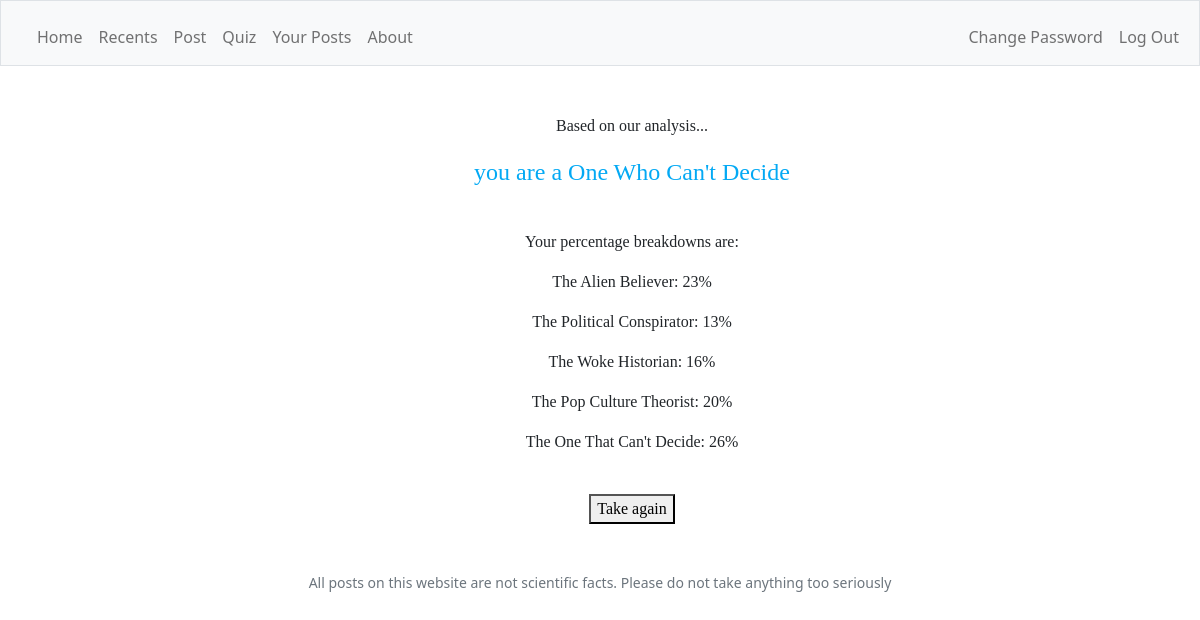
The page /results (signed in) on the database its author committed.
### tables this page shows
CREATE TABLE quiz (username TEXT NOT NULL UNIQUE, alien INTEGER, politics INTEGER, history INTEGER,  misc INTEGER, popcult INTEGER, skeptic INTEGER, result TEXT, believer INTEGER, wellround INTEGER);

### app.py (the view)
@app.route("/results", methods=["GET", "POST"])
@login_required
def results():
    if request.method == "POST":
        return redirect("/questions")
    else:
        quizResults = db.execute("SELECT * FROM quiz WHERE username = ?", session["user_id"])
        if quizResults[0]["wellround"] == 1:
            results = "Well-Rounder"
            if quizResults[0]["skeptic"] == 1:
                results = "Skeptic"
            if quizResults[0]["believer"] == 1:
                results = "True Believer"
        else:
            results = quizResults[0]["result"]
        return render_template("results.html", results=results, quizResults=quizResults)

### app.py (called while the page is built)
@app.after_request
def after_request(response):
    response.headers["Cache-Control"] = "no-cache, no-store, must-revalidate"
    response.headers["Expires"] = 0
    response.headers["Pragma"] = "no-cache"
    return response

### helpers.py (called while the page is built)
def login_required(f):
    @wraps(f)
    def decorated_function(*args, **kwargs):
        if session.get("user_id") is None:
            return redirect("/login")
        return f(*args, **kwargs)
    return decorated_function

### templates/results.html (shortened to what this page needs)
<!DOCTYPE html>
<html lang="en">
    <head>
        <link href="https://cdn.jsdelivr.net/npm/bootstrap@5.1.3/dist/css/bootstrap.min.css" rel="stylesheet">
        <link href="/static/styles.css" rel="stylesheet">
    </head>
    <body>
        <nav class="bg-light border navbar navbar-expand-md navbar-light">
            <div class="container-fluid">
                <div class="collapse navbar-collapse" id="navbar">
                    {% if session["user_id"] %}
                        <ul class="navbar-nav me-auto mt-2">
                            <li class="nav-item"><a class="nav-link" href="/">Home</a></li>
                            <li class="nav-item"><a class="nav-link" href="/recents">Recents</a></li>
                            <li class="nav-item"><a class="nav-link" href="/post">Post</a></li>
                            <li class="nav-item"><a class="nav-link" href="/quiz">Quiz</a></li>
                            <li class="nav-item"><a class="nav-link" href="/your-posts">Your Posts</a></li>
                            <li class="nav-item"><a class="nav-link" href="/about">About</a></li>
                        </ul>
                        <ul class="navbar-nav ms-auto mt-2">
                            <li class="nav-item"><a class="nav-link" href="/change">Change Password</a></li>
                            <li class="nav-item"><a class="nav-link" href="/logout">Log Out</a></li>
                        </ul>
                    {% else %}
                        <ul class="navbar-nav ms-auto mt-2">
                            <li class="nav-item"><a class="nav-link" href="/register">Register</a></li>
                            <li class="nav-item"><a class="nav-link" href="/login">Log In</a></li>
                        </ul>
                    {% endif %}
                </div>
            </div>
        </nav>
        <main class="container-fluid py-5 text-center">
            {% block main %}
                <div class="container">
                    <p>Based on our analysis...</p>
                    <p class="crimson large">you are a {{ results }}</p>
                </div>
                <br>
                <div class="container">
                    <p>Your percentage breakdowns are: </p>
                    {% for percentage in quizResults %}
                        <p>The Alien Believer: {{ percentage.alien }}%</p>
                        <p>The Political Conspirator: {{ percentage.politics }}%</p>
                        <p>The Woke Historian: {{ percentage.history }}%</p>
                        <p>The Pop Culture Theorist: {{ percentage.popcult }}%</p>
                        <p>The One That Can't Decide: {{ percentage.misc }}%</p>
                    {% endfor %}
                </div>
                <br>
                <div class="container">
                    <form action="/results" id="return" method="post">
                        <button name="takeAgain" value="takeAgain" type="submit">Take again</button>
                    </form>
                </div>
            {% endblock %}
        </main>
        <footer class="mb-5 small text-center text-muted">
            All posts on this website are not scientific facts. Please do not take anything too seriously
        </footer>
    </body>
</html>

### static/styles.css (style rules this page uses)
.container { margin-left: 50px; margin-right: 50px; padding-left: 15px; padding-right: 15px; font-family: "Comic Sans MS", "Comic Sans", cursive; }
.crimson { color: #03a9f4; }
.large { font-size: x-large; }

### templates/results.html (style rules this page uses)
body { animation: fadeInAnimation ease 2s; animation-iteration-count: 1; animation-fill-mode: forwards; }

### rows shown on the page
quiz: result "One Who Can't Decide", alien "23", politics "13", history "16", popcult "20", misc "26"
